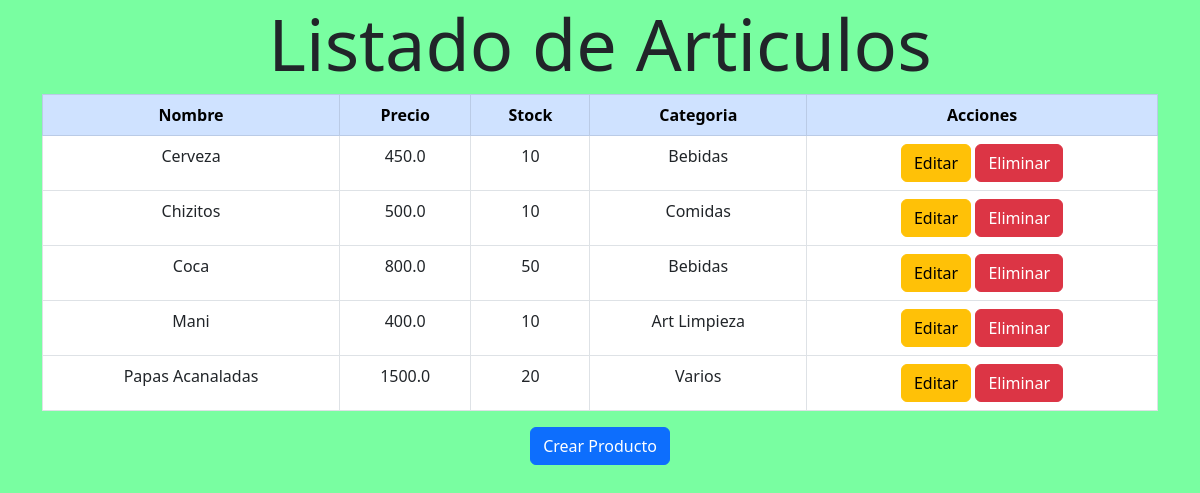
The page / on the database its author committed.
### inventario/models.py (models this page shows)
class Productos(models.Model):
    nombre = models.CharField(max_length=30, null=False)
    precio = models.FloatField()
    stock = models.IntegerField(default=0)
    categoria = models.ForeignKey(Categoria, on_delete=models.CASCADE,default=1) #default va a ser un valor llamado 1, que corresponde a "Varios"
    def __str__(self):
        return self.nombre
    class Meta:
        db_table = ''
        managed = True
        verbose_name = 'Producto'
        verbose_name_plural = 'Productos'

class Categoria(models.Model):
    nombre = models.CharField(max_length=20,null=False)
    def __str__(self) -> str:
        return self.nombre
    class Meta:
        db_table = ''
        managed = True
        verbose_name = 'Categoria'
        verbose_name_plural = 'Categorias'

### inventario/views.py (the view)
# urls.py: path('',listado,name='base'),
def listado(request):
    productos = Productos.objects.all().order_by('nombre') #estoy trajendo TODOS mis productos
    categorias = Categoria.objects.all() #me traigo TODAS LAS CATEGORIAS DISPONIBLES
    formulario = ProductoForm()
    context = {"productos":productos,"categorias":categorias,'formulario':formulario}
    return render(request,'listado.html',context)

### inventario/templates/listado.html (shortened to what this page needs)
{% extends "base.html" %}
{% load static %}
{% block content %}
  <h1>Listado de Articulos</h1>
  <table class="table table-bordered table-hover">
    <thead class="table-primary">
        <th>Nombre</th>
        <th>Precio</th>
        <th>Stock</th>
        <th>Categoria</th>
        <th>Acciones</th>
    </thead>
    <tbody>
        {% for producto in productos %}
          <tr>
            <td>{{ producto.nombre }}</td>
            <td>{{ producto.precio }}</td>
            <td>{{ producto.stock }}</td>
            <td>{{ producto.categoria }}</td>
            <td>
              <a href="{% url 'editar' producto.id %}"><button type="button" class="btn btn-warning">Editar</button></a>
              <a href="{% url 'eliminar' producto.id %}"><button type="button" class="btn btn-danger">Eliminar</button></a>
            </td>
          </tr>
        {% endfor %}
    </tbody>
  </table>
  <button type="button" class="btn btn-primary" data-bs-toggle="modal" data-bs-target="#crearProducto" >Crear Producto</button>
{% endblock content %}

### inventario/static/css/style.css (style rules this page uses)
body { background-color: rgba(121, 254, 161, 0.998); }
h1 { font-size: 4.5rem; }

### rows shown on the page
Productos: nombre "Cerveza", precio "450.0", stock "10", categoria "Bebidas"
Productos: nombre "Chizitos", precio "500.0", stock "10", categoria "Comidas"
Productos: nombre "Coca", precio "800.0", stock "50", categoria "Bebidas"
Productos: nombre "Mani", precio "400.0", stock "10", categoria "Art Limpieza"
Productos: nombre "Papas Acanaladas", precio "1500.0", stock "20", categoria "Varios"
